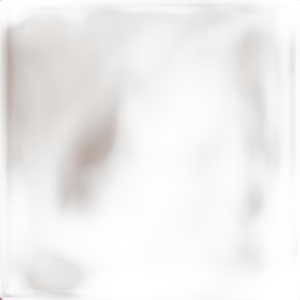
#> input picture tools/font-maker/letters/A.png, 300 x 300 px; its folder holds only this picture in this run
$ python transparentize_letters.py
#> lines starting #> are read from the running program, lines starting #| are printed output that depends on the picture; after the words box and inside, x2 and y2 are one past the last pixel; in counts of white or black regions, pixels touching at a corner belong together
#> in main, img is the input picture: PIL image 300x300 RGBA; mean R, G, B, A 13.6, 6.8, 3.4, 17.4
#!/usr/bin/env python3
"""
Convert black backgrounds in tools/font-maker/letters/*.png to transparency.
"""

from __future__ import annotations

from pathlib import Path

import numpy as np
from PIL import Image

LETTERS_DIR = Path(__file__).resolve().parent / "letters"
GLYPHS = [chr(c) for c in range(ord("A"), ord("Z") + 1)] + [str(d) for d in range(10)]


def make_black_background_transparent(img: Image.Image, threshold: int = 12) -> Image.Image:
#> called with threshold = 12
    rgba = np.array(img.convert("RGBA"))
    rgb_max = rgba[:, :, :3].max(axis=2)
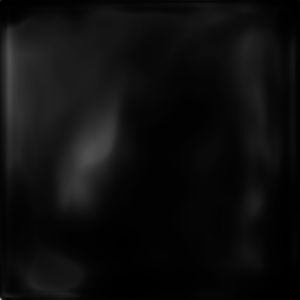
#> rgb_max: shape (300, 300); min 0, max 197, mean 13.6
    mask = rgb_max <= threshold
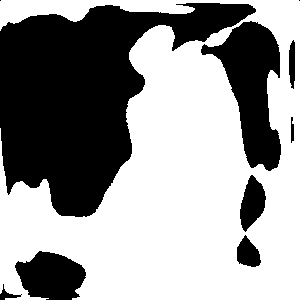
#> mask: shape (300, 300) bool; 59.2% white; 10 black regions (2 under 20 px), largest, box (x1, y1, x2, y2) and area: (0, 3, 256, 217) 26466, (201, 21, 281, 171) 5876, (15, 251, 86, 300) 2506
    rgba[mask, 3] = 0
    return Image.fromarray(rgba, "RGBA")


def main() -> int:
    LETTERS_DIR.mkdir(parents=True, exist_ok=True)

    processed = 0
    for glyph in GLYPHS:
        path = LETTERS_DIR / f"{glyph}.png"
        if not path.exists():
          continue
        img = Image.open(path)
        out = make_black_background_transparent(img)
        out.save(path)
        processed += 1

    print(f"Transparentized {processed} glyph(s) in {LETTERS_DIR}")
    return 0


if __name__ == "__main__":
    raise SystemExit(main())
#> (the program exits here)
